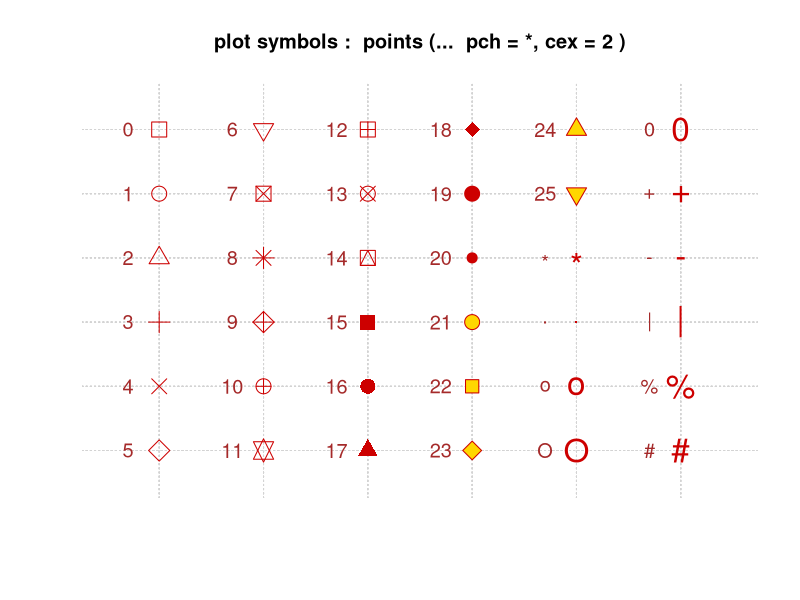
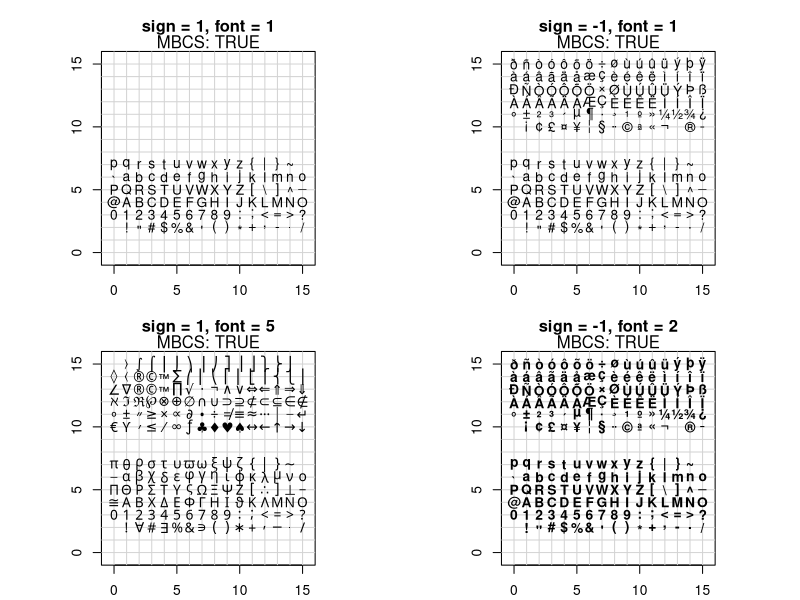
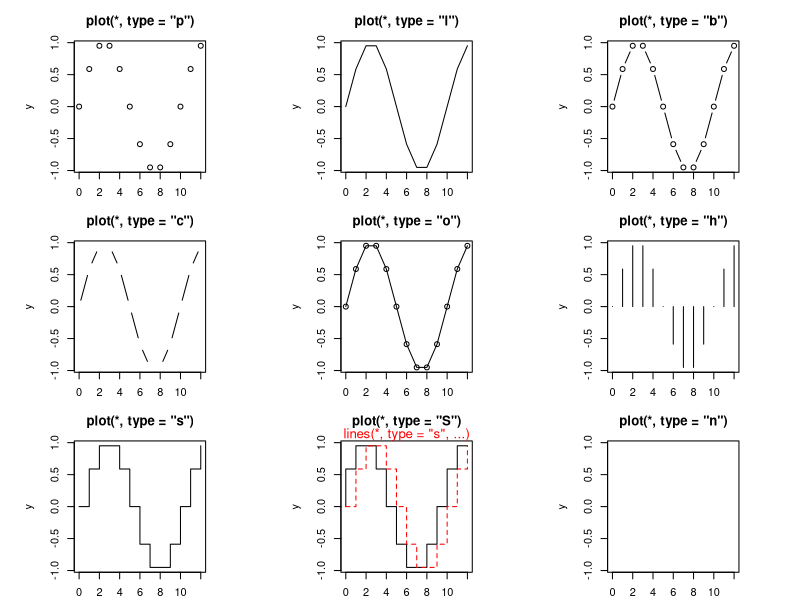
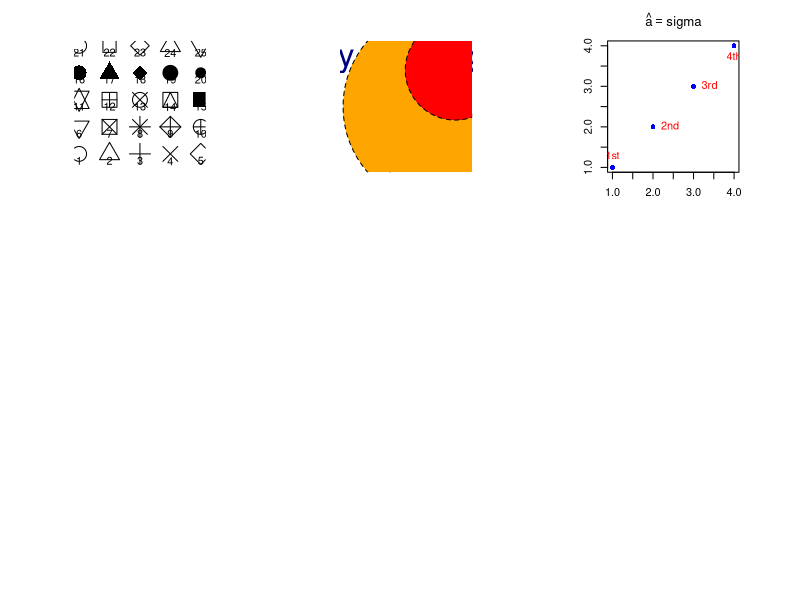
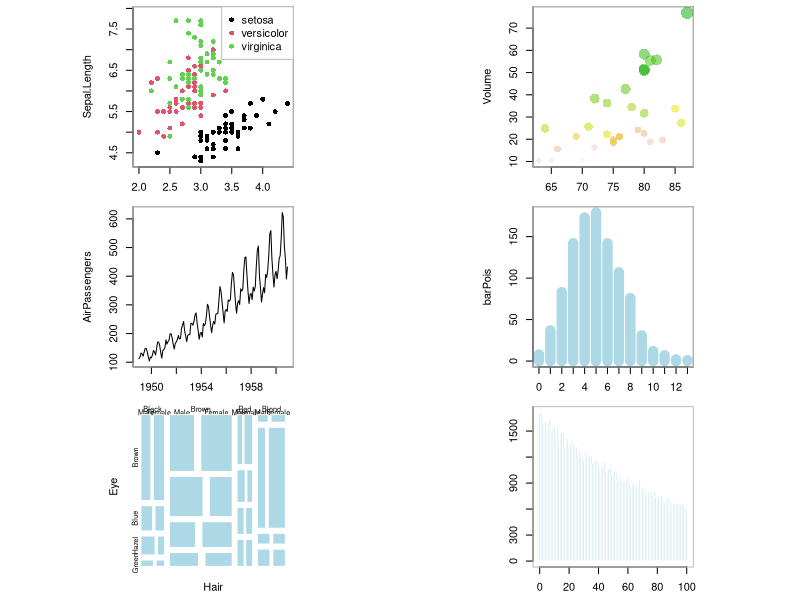

Source code (R) for these figures, in order: (Note: this script raises an error after producing the figures.)
## ---- chunk 1
library(grid)
library(lattice)
library(ggplot2)
## ---- chunk 2
##-------- Showing all the extra & some char graphics symbols ---------
pchShow <-
  function(extras = c("*",".", "o","O","0","+","-","|","%","#"),
           cex = 2, ## good for both .Device=="postscript" and "x11"
           col = "red3", bg = "gold", coltext = "brown", cextext = 1.2,
           main = paste("plot symbols :  points (...  pch = *, cex =",
                        cex,")"))
  {
    nex <- length(extras)
    np  <- 26 + nex
    ipch <- 0:(np-1)
    k <- floor(sqrt(np))
    dd <- c(-1,1)/2
    rx <- dd + range(ix <- ipch %/% k)
    ry <- dd + range(iy <- 3 + (k-1)- ipch %% k)
    pch <- as.list(ipch) # list with integers & strings
    if(nex > 0) pch[26+ 1:nex] <- as.list(extras)
    plot(rx, ry, type = "n", axes  =  FALSE, xlab = "", ylab = "", main = main)
    abline(v = ix, h = iy, col = "lightgray", lty = "dotted")
    for(i in 1:np) {
      pc <- pch[[i]]
      ## 'col' symbols with a 'bg'-colored interior (where available) :
      points(ix[i], iy[i], pch = pc, col = col, bg = bg, cex = cex)
      if(cextext > 0)
          text(ix[i] - 0.3, iy[i], pc, col = coltext, cex = cextext)
    }
  }

pchShow()
## ---- chunk 3
## ------------ test code for various pch specifications -------------
# Try this in various font families (including Hershey)
# and locales.  Use sign = -1 asserts we want Latin-1.
# Standard cases in a MBCS locale will not plot the top half.
TestChars <- function(sign = 1, font = 1, ...)
{
   MB <- l10n_info()$MBCS
   r <- if(font == 5) { sign <- 1; c(32:126, 160:254)
       } else if(MB) 32:126 else 32:255
   if (sign == -1) r <- c(32:126, 160:255)
   par(pty = "s")
   plot(c(-1,16), c(-1,16), type = "n", xlab = "", ylab = "",
        xaxs = "i", yaxs = "i",
        main = sprintf("sign = %d, font = %d", sign, font))
   grid(17, 17, lty = 1) ; mtext(paste("MBCS:", MB))
   for(i in r) try(points(i%%16, i%/%16, pch = sign*i, font = font,...))
}
par(mfrow=c(2,2), mar = .1+ c(2,2,3,1))
TestChars()
try(TestChars(sign = -1))
TestChars(font = 5)  # Euro might be at 160 (0+10*16).
                     # macOS has apple at 240 (0+15*16).
try(TestChars(-1, font = 2))  # bold
## ---- chunk 4
x <- 0:12
y <- sin(pi/5 * x)
par(mfrow = c(3,3), mar = .1+ c(2,2,3,1))
for (tp in c("p","l","b",  "c","o","h",  "s","S","n")) {
   plot(y ~ x, type = tp, main = paste0("plot(*, type = \"", tp, "\")"))
   if(tp == "S") {
      lines(x, y, type = "s", col = "red", lty = 2)
      mtext("lines(*, type = \"s\", ...)", col = "red", cex = 0.8)
   }
}
## ---- chunk 5
plot(0, 0,
  xlim = c(1, 5), ylim = c(-.5, 4),
  axes = F,
  xlab = "", ylab = ""
)
for (i in 0:4) {
  for (j in 1:5) {
    n <- 5 * i + j
    points(j, i,
      pch = n,
      cex = 3
    )
    text(j, i - .25, as.character(n))
  }
}
## ---- chunk 6
# https://jeroen.github.io/uros2018/#23
plot.new()
plot.window(xlim = c(0, 100), ylim = c(0, 100))
polygon(c(10, 40, 80), c(10, 80, 40), col = "hotpink")
text(40, 90, labels = "My drawing", col = "navyblue", cex = 3)
symbols(c(70, 80, 90), c(20, 50, 80),
  circles = c(10, 20, 10),
  bg = c("yellow", "orange", "red"), add = TRUE, lty = "dashed"
)
## ---- chunk 7
y <- x <- 1:4
plot(x, y, ann = F, col = "blue", pch = 16)
text(x, y,
  labels = c("1st", "2nd", "3rd", "4th"),
  col = "red", pos = c(3, 4, 4, 1), offset = 0.6
)
ahat <- "sigma"
# title(substitute(hat(a) == ahat, list(ahat = ahat)))
title(bquote(hat(a) == .(ahat)))
## ---- chunk 8
# pdf(file = 'plot.pdf',width=10,height=6)
# layout(matrix(seq(6), 2, 3, byrow = TRUE))
# 矩阵图 自带 layout
# plot(iris[,-5],col = iris$Species)
par(mfrow = c(3, 2), mar = c(2.5, 2.5, .5, .5))
# 分类散点图
plot(Sepal.Length ~ Sepal.Width, data = iris, col = Species, pch = 16)
legend("topright",
  legend = unique(iris$Species), box.col = "gray",
  pch = 16, col = unique(iris$Species)
)
box(col = "gray")
# 气泡图
plot(Volume ~ Height,
  data = trees, pch = 16, cex = Girth / 8,
  col = rev(terrain.colors(nrow(trees), alpha = .5))
)
box(col = "gray")
# 折线图
plot(AirPassengers)
box(col = "gray")
# 柱形图
set.seed(123456)
barPois <- table(stats::rpois(1000, lambda = 5))
plot(barPois, col = "lightblue", type = "h", lwd = 10, main = "")
box(col = "gray")
# 马赛克图
# par(mar=c(2,2,.5,.5))
plot(HairEyeColor, col = "lightblue", border = "white", main = "")
# box(col="gray")
## 直方图
set.seed(1234)
n <- 2^24
x <- runif(n, 0, 1)
delta <- 0.01
len <- diff(c(0, which(x < delta), n + 1)) - 1
ylim <- seq(0, 1800, by = 300)
xlim <- seq(0, 100, by = 20)
p <- hist(len[len < 101], breaks = -1:100 + 0.5, plot = FALSE)
plot(p, ann = FALSE, axes = FALSE, col = "lightblue", border = "white", main = "")
axis(1, labels = xlim, at = xlim, las = 1) # x 轴
axis(2, labels = ylim, at = ylim, las = 0) # y 轴
box(col = "gray")
## ---- chunk 9
data(NCI60, package = "ISLR") # 加载数据
myData <- sort(table(NCI60$labs), decreasing = TRUE)
par(mar = c(2, 7, 1, 1))
barCenters <- barplot(myData,
  col = "lightblue", axes = FALSE,
  axisnames = FALSE, horiz = TRUE, border = "white"
)
text(
  y = barCenters, x = par("usr")[3],
  adj = 1, labels = names(myData), xpd = TRUE
)
axis(1,
  labels = seq(0, 9, by = 1), at = seq(0, 9, by = 1),
  las = 1, col = "gray"
)
## ---- chunk 10
with(data = faithful, {
  hist(eruptions, seq(1.6, 5.2, 0.2), prob = TRUE, main = "")
  lines(density(eruptions, bw = 0.1))
  rug(eruptions) # 添加数据点
})
## ---- chunk 11
hist(longley$Unemployed,
  probability = TRUE,
  col = "light blue", main = ""
)
# 添加密度估计
lines(density(longley$Unemployed),
  col = "red",
  lwd = 3
)
## ---- chunk 12
# hist(longley$Unemployed, density = 1, angle = 45)
# hist(longley$Unemployed, density = 3, angle = 15)
# hist(longley$Unemployed, density = 1, angle = 15)
hist(longley$Unemployed, density = 3, angle = 45, main = "")
## ---- chunk 13
library(MASS)
data(galaxies)
galaxies <- galaxies/1000
# Bandwidth Selection by Pilot Estimation of Derivatives
c(width.SJ(galaxies, method = "dpi"), width.SJ(galaxies))
plot(x = c(5, 40), y = c(0, 0.2), type = "n", bty = "l",
         xlab = "velocity of galaxy (km/s)", ylab = "density")
rug(galaxies)
lines(density(galaxies, width = 3.25, n = 200),col = 'blue', lty = 1)
lines(density(galaxies, width = 2.56, n = 200),col = 'red', lty = 3)
## ---- chunk 14
x <- seq(from = 110, to = 174, by = 0.5)
y1 <- dnorm(x, mean = 145, sd = 9)
y2 <- dnorm(x, mean = 138, sd = 8)
plot(x, y1, type="l", lwd=2, col="red",
     main="Systolic Blood Pressure Before and After Treatment",
     xlab = "Systolic Blood Pressure (mmHg)",
     ylab = "Frequency", yaxt="n",
     xlim = c(110, 175), ylim = c(0, 0.05))
lines(x, y2)
polygon(c(110,x,175),c(0,y2,0), col="firebrick3",
     border = "white")
polygon(c(117,x,175),c(0,y1,0), col="dodgerblue4",
     border = "white")
ylab = c(seq(from=0, to=175, by=25))
y = c(seq(from=0, to=0.05, length.out = 8))
axis(2,at=y,labels=ylab, las=1)
text(x = 120, y = 0.045, "- Pre-Treatment BP", col = "dodgerblue4", cex = 0.9)
text(x = 120, y = 0.04, " - Post-Treatment BP", col = "firebrick3", cex = 0.9)
points(109, 0.0445, pch = 15, col = "dodgerblue4")
points(109, 0.0395, pch = 15, col = "firebrick3")
## ---- chunk 15
days <- abs(rnorm(1000, 80, 125))
plot(density(days, from = 0),
  main = "Density plot",
  xlab = "Number of days since trial started"
)
plot(density(days, from = 0, to = 180, adjust = 0.2),
  main = "Density plot - Up to 180 days (86% of data)",
  xlab = "Number of days since trial started"
)
## ---- chunk 16
library(survival)
surv.days <- Surv(days)
surv.fit <- survfit(surv.days ~ 1)
plot(surv.fit,
  main = "Kaplan-Meier estimate with 95% confidence bounds (86% of data)",
  xlab = "Days since trial started",
  xlim = c(0, 180),
  ylab = "Survival function"
)
grid(20, 10, lwd = 2)
## ---- chunk 17
with(data = faithful, {
  long <- eruptions[eruptions > 3]
  plot(ecdf(long), do.points = FALSE, verticals = TRUE, main = "")
  x <- seq(3, 5.4, 0.01)
  lines(x, pnorm(x, mean = mean(long), sd = sqrt(var(long))), lty = 3)
})
## ---- chunk 18
with(data = faithful, {
  long <- eruptions[eruptions > 3]
  par(pty = "s") # arrange for a square figure region
  qqnorm(long, main = "")
  qqline(long)
})
## ---- chunk 19
matplot(time(EuStockMarkets), EuStockMarkets,
  main = "",
  xlab = "Date", ylab = "closing prices",
  pch = 17, type = "l", col = 1:4
)
legend("topleft", colnames(EuStockMarkets), pch = 17, lty = 1, col = 1:4)
## ---- chunk 20
pie.sales <- c(0.12, 0.3, 0.26, 0.16, 0.04, 0.12)
names(pie.sales) <- c(
  "Blueberry", "Cherry",
  "Apple", "Boston Cream", "Other", "Vanilla Cream"
)
pie(pie.sales, clockwise = TRUE, main = "")
segments(0, 0, 0, 1, col = "red", lwd = 2)
text(0, 1, "init.angle = 90", col = "red")
## ---- chunk 21
stem(longley$Unemployed)
## ---- chunk 22
stripchart(longley$Unemployed, method = "jitter", jitter = 0.1, pch = 16, col = "lightblue")
stripchart(longley$Unemployed, method = "overplot", pch = 16, col = "lightblue")
## ---- chunk 23
# 加载数据集
data(topo, package = "MASS")
# 查看数据集
str(topo)
## ---- chunk 24
plot(y ~ x,
  cex = (960 - z) / (960 - 690) * 3, data = topo,
  xlab = "X Coordinates", ylab = "Y coordinates"
)
## ---- chunk 25
plot(mpg ~ hp,
  data = subset(mtcars, am == 1), pch = 16, col = "blue",
  xlim = c(50, 350), ylim = c(10, 35)
)
points(mpg ~ hp,
  col = "red", pch = 16,
  data = subset(mtcars, am == 0)
)
legend(300, 35,
  c("1", "0"),
  title = "am",
  col = c("blue", "red"),
  pch = c(16, 16)
)
## ---- chunk 26
ggplot(mtcars, aes(x = hp, y = mpg, color = factor(am))) +
  geom_point() +
  theme_bw()
## ---- chunk 27
data("iris")
pch <- rep(16, length(iris$Petal.Length))
pch[which(iris$Petal.Length < 1.4)] <- 17
stripchart(Petal.Length ~ Species,
  data = iris,
  vertical = TRUE, method = "jitter",
  pch = pch
)
# 对比一下
stripchart(Petal.Length ~ Species,
  data = iris, subset = Petal.Length > 1.4,
  vertical = TRUE, method = "jitter", ylim = c(1, 7),
  pch = 16
)
stripchart(Petal.Length ~ Species,
  data = iris, subset = Petal.Length < 1.4,
  vertical = TRUE, method = "jitter", add = TRUE,
  pch = 17, col = "red"
)
## ---- chunk 28
x1 <- matrix(rnorm(1e3), ncol = 2)
x2 <- matrix(rnorm(1e3, mean = 3, sd = 1.5), ncol = 2)
x <- rbind(x1, x2)
dcols <- densCols(x)
graphics::plot(x, col = dcols, pch = 20, panel.first = grid())
# title(main = "n = 1000", xpd = TRUE)
## ---- chunk 29
A <- c(
  79.98, 80.04, 80.02, 80.04, 80.03, 80.03, 80.04, 79.97,
  80.05, 80.03, 80.02, 80, 80.02
)
B <- c(80.02, 79.94, 79.98, 79.97, 79.97, 80.03, 79.95, 79.97)
boxplot(A, B)
## ---- chunk 30
with(data = iris, {
  op <- par(mfrow = c(2, 2), mar = c(4, 4, 2, .5))
  plot(Sepal.Length ~ Species)
  plot(Sepal.Width ~ Species)
  plot(Petal.Length ~ Species)
  plot(Petal.Width ~ Species)
  par(op)
  mtext("Edgar Anderson's Iris Data", side = 3, line = 4)
})
## ---- chunk 31
boxplot(longley$Unemployed)
# 水平放置
boxplot(longley$Unemployed,
  horizontal = TRUE,
  col = "pink",
  main = ""
)
## ---- chunk 32
data(InsectSprays)
boxplot(count ~ spray,
  data = InsectSprays,
  col = "pink",
  xlab = "Spray",
  ylab = "Count",
  main = ""
)
## ---- chunk 33
boxplot(count ~ spray,
  data = InsectSprays,
  col = "pink",
  horizontal = TRUE,
  las = 1, # Horizontal labels
  xlab = "Count",
  ylab = "Spray",
  main = ""
)
## ---- chunk 34
library(pracma)
##  First zero on the critical line s = 0.5 + i t
x <- seq(0, 20, len=1001)
z <- 0.5 + x*1i
fr <- Re(zeta(z))
fi <- Im(zeta(z))
fa <- abs(zeta(z))
plot(x, fa, type="n", xlim = c(0, 20), ylim = c(-1.5, 2.5),
     xlab = "Imaginary part (on critical line)", ylab = "Function value",
     main = "Riemann's Zeta Function along the critical line")
grid()	 
lines(x, fr, col="blue")
lines(x, fi, col="darkgreen")
lines(x, fa, col = "red", lwd = 2)
points(14.1347, 0, col = "darkred")
legend(0, 2.4, c("real part", "imaginary part", "absolute value"),
       lty = 1, lwd = c(1, 1, 2), col = c("blue", "darkgreen", "red"))
## ---- chunk 35
pairs(longley,
  gap = 0,
  diag.panel = function(x, ...) {
    par(new = TRUE)
    hist(x,
      col = "light blue",
      probability = TRUE,
      axes = FALSE,
      main = ""
    )
    lines(density(x),
      col = "red",
      lwd = 3
    )
    rug(x)
  }
)
## ---- chunk 36
# 代码来自 ?map
par(mar = c(0, 0, 2, 0))
library(mapproj)
data(unemp)
data(county.fips)
colors <- c("#F1EEF6", "#D4B9DA", "#C994C7", "#DF65B0", "#DD1C77", "#980043")
unemp$colorBuckets <- as.numeric(cut(unemp$unemp, c(0, 2, 4, 6, 8, 10, 100)))
leg.txt <- c("<2%", "2-4%", "4-6%", "6-8%", "8-10%", ">10%")
cnty.fips <- county.fips$fips[match(
  map("county", plot = FALSE)$names,
  county.fips$polyname
)]
colorsmatched <- unemp$colorBuckets [match(cnty.fips, unemp$fips)]
# draw map
map("county",
  col = colors[colorsmatched], fill = TRUE, resolution = 0,
  lty = 0, projection = "polyconic"
)
map("state",
  col = "white", fill = FALSE, add = TRUE, lty = 1, lwd = 0.2,
  projection = "polyconic"
)
title("unemployment by county, 2009")
legend("bottomleft", leg.txt,
  horiz = FALSE, fill = colors,
  border = "gray"
)
## ---- chunk 37
# 带有图标题
par(mar = c(4.1, 4.1, 4.5, 1.5), ps = 13, family = "Times")
x <- rnorm(10)
y <- x + rnorm(5, sd = 0.25)
model <- lm(y ~ x)
rsq <- summary(model)$r.squared
rsq <- signif(rsq, 4)
plot(x, y, main = "Hello \\LaTeX!", xlab = "$x$", ylab = "$y$")
abline(model, col = "red")
mtext(paste("Linear model: $R^{2}=", rsq, "$"), line = 0.5)
legend("bottomright", legend = paste("$y = ", round(coef(model)[2], 3),
  "x +", round(coef(model)[1], 3), "$",
  sep = ""
), bty = "n")

plot(x, y, main = "Hello \\LaTeX!", xlab = "$x$", ylab = "$y$")
abline(model, col = "red")
mtext(paste("Linear model: $R^{2}=", rsq, "$"), line = 0.5)
legend("bottomright", legend = paste("$y = ", round(coef(model)[2], 3),
  "x +", round(coef(model)[1], 3), "$",
  sep = ""
), bty = "n")
## ---- chunk 38
x0 <- 2^(-20:10)
nus <- c(0:5, 10, 20)
x <- seq(0, 4, length.out = 501)

plot(x0, x0^-8,
  frame.plot = TRUE, # 添加绘图框
  log = "xy", # x 和 y 轴都取对数尺度
  axes = FALSE, # 去掉坐标轴
  xlab = "$u$",
  ylab = "$\\mathcal{K}_{\\kappa}(u)$", # 设置坐标轴标签
  type = "n", # 清除绘图区域的内容
  ann = TRUE, # 添加标题 x和y轴标签
  panel.first = grid() # 添加背景参考线
)

axis(1,
  at = c(1e-08, 1e-06, 1e-04, 1e-02, 1, 1e+02),
  labels = expression(10^-8, 10^-6, 10^-4, 10^-2, 1, 10^2)
)
axis(2,
  at = c(1e-16, 1, 1e+16, 1e+32, 1e+48),
  labels = expression(10^-16, 1, 10^16, 10^32, 10^48), las = 1
)
# 设置线条颜色
cols <- RColorBrewer::brewer.pal(9, name = "Spectral")
# gray.colors(9) terrain.colors(9)  RColorBrewer::brewer.pal(9,name = "Spectral")
for (i in seq(length(nus)))
  lines(x0, besselK(x0, nu = nus[i]), col = cols[i], lwd = 2)
legend("topright",
  legend = paste0("$\\kappa=", rev(nus), "$"),
  col = rev(cols), lwd = 2, cex = 0.5
)

# 数据变化范围太大，因此横纵坐标轴都取了以10为底的对数，数据可以紧凑的在一张图内展示
x <- seq(0, 40, length.out = 801)
x <- x[x > 0]
plot(x, x,
  frame.plot = TRUE,
  ylim = c(1e-18, 1e11), log = "y", xlab = "$u$", type = "n", yaxt = "n",
  ylab = "$\\mathcal{K}_{\\kappa}(u)$", ann = TRUE, panel.first = grid()
)
axis(2,
  at = c(1e-19, 1e-12, 1e-05, 1e+02, 1e+09),
  labels = expression(10^-19, 10^-12, 10^-5, 10^2, 10^9), las = 1
)

for (i in seq(length(nus)))
  lines(x, besselK(x, nu = nus[i]), col = cols[i], lwd = 2)
legend("topright",
  legend = paste0("$\\kappa=", rev(nus), "$"),
  col = rev(cols), lwd = 2, cex = 0.5
)
## ---- chunk 39
grSoftVersion()
## ---- chunk 40
capabilities()
